Frame 1 (no input): blank canvas, image omitted
Frame 60 (no input): blank canvas, image omitted
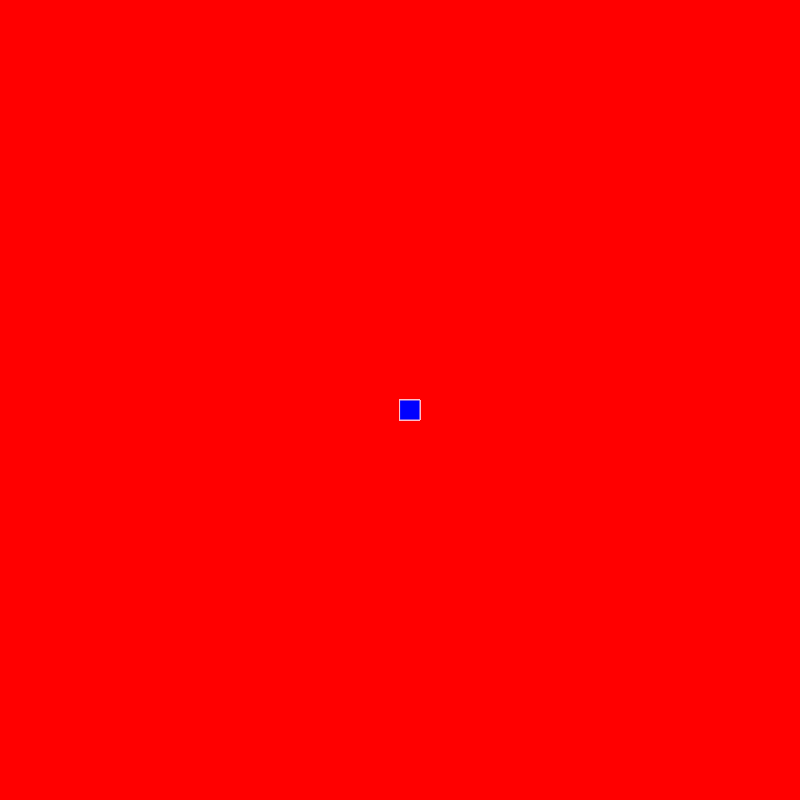
Frame 120 (the mouse pressed at the canvas centre since frame 60)

The p5.js sketch whose frames 1 and 60 were blank and that drew this single picture after the mouse press (run headless with seeded random() and noise() and a simulated clock; from frame 60 on, the mouse is pressed at the canvas centre):

// p5.js sketch
// ── sketch.js
function setup()  {
    createCanvas(800, 800) ;
    background("red") ;
  }
  
  function draw() {
    
    stroke("pink");
    fill("blue");
    
    // console.log(moueIsPressed);
    
    if (mouseIsPressed) {
    rect(mouseX, mouseY, 20, 20);
    }
  }
